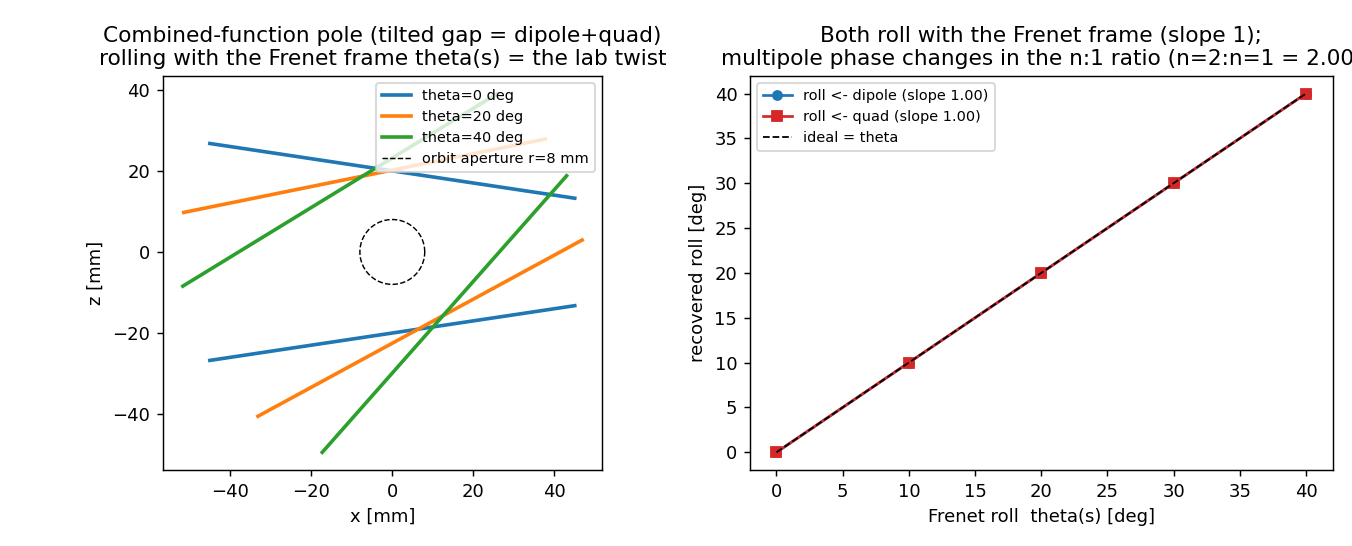

Recreate this plot in Python.
r"""Combined-function magnet on a CURVED orbit: the Frenet sweep is the twist.

THE CONFLUENCE (rung 1-2 + rung 3)
----------------------------------
rung 1-2 (`ffag_sector_two_plane.py`) bent the beam with a pure DIPOLE sector;
rung 3 (`twisting_quadrupole_pole.py`) twisted a pure QUAD on a fixed station.
This file merges them: a COMBINED-FUNCTION magnet (dipole b1 + quad gradient b2
in ONE cross-section) swept along the CURVED orbit it bends.

In the Frenet frame of the orbit the cross-section is FIXED (the design spec:
b1 bends, b2 focuses).  But the Frenet frame ROTATES with the bend -- by the
bend angle theta(s) = s / rho, rho = (B rho) / b1 -- so in the LAB frame the
whole combined-function pole TWISTS by theta(s).  Rung 3's n-fold law then says:

    geometric roll theta  =>  dipole (n=1) multipole phase  psi_1 = theta,
                              quad   (n=2) multipole phase  psi_2 = 2 theta.

So BOTH the dipole and quad ORIENTATIONS track the same Frenet angle theta (the
rigid roll), while their multipole PHASES differ by the factor n (psi_2 = 2 psi_1)
-- the design-primitive surface (Frenet, fixed) reflected into a twisting lab pole.

THE COMBINED-FUNCTION CROSS-SECTION (the new piece)
---------------------------------------------------
The engineering realization is a TILTED-GAP dipole: pole faces z = +-(g/2 - t x),
so the gap g(x) = g0 - 2 t x narrows toward +x and B_z(x) ~ B0 / g(x) carries a
DIPOLE b1 plus a GRADIENT b2 = (relative) the quad.  (rung 1-2 was a flat gap =
pure dipole; this tilts it.)  A 2-D Laplace solve in the aperture (poles at +-Phi0)
recovers b1 AND b2 together.

WHAT IS VERIFIED (ngsolve only, golden-tested)
----------------------------------------------
- the combined-function cross-section: b1 (dipole) + b2 (gradient ~6%) + a small
  b3 (the 1/g curvature, a real magnet shims it);
- the Frenet sweep: rolling the magnet by theta, BOTH the dipole orientation
  (-psi_1) and the quad orientation (-psi_2/2) track theta (slope 1), and the
  quad multipole phase is exactly TWICE the dipole phase (psi_2 = 2 psi_1, the
  n-fold law) -- the lab pole twists by theta(s).

HONEST SCOPE
------------
A pure sector (rigid Frenet roll; no spiral edge, no s-varying gradient).  The
per-station 2-D design is the SLOW-BEND limit; a spiral sector (the pole twist
phi != the orbit bend theta) and an s-ramped (b1(s), b2(s)) combined function are
the extensions, and the fast-twist leaf coupling (when does the per-station 2-D
break) is the next rung.

run:  python combined_function_frenet_sweep.py          # cross-section + Frenet sweep
      python combined_function_frenet_sweep.py --fig      # + figure
"""
import argparse
import json
import math
import os
import sys

import numpy as np

sys.path.insert(0, os.path.dirname(os.path.abspath(__file__)))      # the analyzer

from accel_pole_design import multipoles                            # noqa: E402

G2 = 0.020                 # half-gap (flat-gap value at x=0)
HALF_W = 0.045             # pole half-width (x)
POLE_T = 0.030             # pole thickness (z)
X_AIR = 0.22               # air box half-width (x)
Z_AIR = 0.16               # air box half-height (z)
R_REF = 0.008              # multipole reference-circle radius
TILT = 0.15                # gap-tilt -> the gradient (combined-function quad)
BRHO = 1.0                 # beam rigidity B*rho (normalised) for the bend kinematics


def _pole_face_z(x, tilt):
    """Combined-function pole face: z = g/2 - tilt*x (the tilted gap -> gradient)."""
    return G2 - tilt * x


def build_combined_pole(tilt=TILT, roll_deg=0.0, n_face=40):
    """Full-aperture tilted-gap dipole (top + bottom pole islands), the whole
    magnet ROLLED by roll_deg (the Frenet frame at a station s).  Edges named on
    the unrolled shape (poleT / poleB / far), then rotated (names carry through).
    """
    from netgen.occ import (WorkPlane, OCCGeometry, Axis, Pnt, Z as ZDIR)
    xs = np.linspace(-HALF_W, HALF_W, n_face)
    zf = _pole_face_z(xs, tilt)
    wp = WorkPlane().MoveTo(float(xs[0]), float(zf[0]))
    for xi, zi in zip(xs[1:], zf[1:]):
        wp.LineTo(float(xi), float(zi))
    wp.LineTo(float(HALF_W), G2 + POLE_T)
    wp.LineTo(float(-HALF_W), G2 + POLE_T)
    wp.Close()
    top = wp.Face()
    wp2 = WorkPlane().MoveTo(float(xs[0]), float(-zf[0]))
    for xi, zi in zip(xs[1:], zf[1:]):
        wp2.LineTo(float(xi), float(-zi))
    wp2.LineTo(float(HALF_W), -(G2 + POLE_T))
    wp2.LineTo(float(-HALF_W), -(G2 + POLE_T))
    wp2.Close()
    bot = wp2.Face()
    box = WorkPlane().MoveTo(-X_AIR, -Z_AIR).Rectangle(2 * X_AIR, 2 * Z_AIR).Face()
    air = box - top - bot
    for e in air.edges:
        c = e.center
        if abs(c.x) > X_AIR - 1e-7 or abs(c.y) > Z_AIR - 1e-7:
            e.name = "far"
        elif c.y > 0:
            e.name = "poleT"
        else:
            e.name = "poleB"
    if abs(roll_deg) > 1e-12:
        air = air.Rotate(Axis(Pnt(0, 0, 0), ZDIR), float(roll_deg))
    return OCCGeometry(air, dim=2)


def solve_combined(tilt=TILT, roll_deg=0.0, order=3, maxh=0.006):
    """Laplace solve of the (rolled) combined-function pole; return the lab-frame
    multipoles + the dipole / quad phases."""
    import ngsolve as ng
    from ngsolve import (H1, BilinearForm, GridFunction, grad, dx, TaskManager)
    geo = build_combined_pole(tilt, roll_deg)
    with TaskManager():
        mesh = ng.Mesh(geo.GenerateMesh(maxh=maxh))
        fes = H1(mesh, order=order, dirichlet="poleT|poleB|far")
        u, v = fes.TnT()
        gf = GridFunction(fes)
        gf.Set(mesh.BoundaryCF({"poleT": 1.0, "poleB": -1.0}, default=0.0),
               definedon=mesh.Boundaries("poleT|poleB|far"))
        a = BilinearForm(fes)
        a += grad(u) * grad(v) * dx
        a.Assemble()
        rhs = gf.vec.CreateVector()
        rhs.data = -a.mat * gf.vec
        gf.vec.data += a.mat.Inverse(fes.FreeDofs()) * rhs
        B = -grad(gf)

        def B_perp(x, y):
            vv = B(mesh(x, y))
            return (float(vv[0]), float(vv[1]))

        mp = multipoles(B_perp, R_REF, n_max=8, n_samples=400)
        ne = int(mesh.ne)
    c1 = complex(*mp[1])
    c2 = complex(*mp[2])
    b1 = abs(c1)
    psi1 = math.atan2(c1.imag, c1.real)            # dipole multipole phase
    psi2 = math.atan2(c2.imag, c2.real)            # quad   multipole phase
    return {
        "roll_deg": float(roll_deg), "tilt": float(tilt), "ne": ne,
        "b1": float(b1), "b2_rel": float(abs(c2) / b1),
        "b3_rel": float(abs(complex(*mp[3])) / b1),
        "psi1_deg": float(math.degrees(psi1)),
        "psi2_deg": float(math.degrees(psi2)),
        # the geometric roll recovered from each harmonic (convention sign: the
        # multipole phase turns -n*theta, so theta = -psi_n / n)
        "roll_from_dipole_deg": float(-math.degrees(psi1)),
        "roll_from_quad_deg": float(-0.5 * math.degrees(psi2)),
    }


def frenet_sweep(rolls_deg=(0.0, 10.0, 20.0, 30.0, 40.0), tilt=TILT, order=3):
    """Sweep the Frenet roll theta; confirm BOTH the dipole and quad orientations
    track theta (the rigid Frenet rotation) and the quad multipole-phase CHANGE
    is 2x the dipole's (the n-fold law).  Phases are referenced to theta=0 (the
    magnet's design orientation has its own constant offset -- the dipole points
    'down', psi ~ 180 deg) and np.unwrap'd in theta."""
    rows = [solve_combined(tilt, r, order=order) for r in rolls_deg]
    theta = np.array(rolls_deg, dtype=float)
    psi1 = np.unwrap(np.radians([r["psi1_deg"] for r in rows]))
    psi2 = np.unwrap(np.radians([r["psi2_deg"] for r in rows]))
    dpsi1 = np.degrees(psi1 - psi1[0])             # dipole phase CHANGE from 0
    dpsi2 = np.degrees(psi2 - psi2[0])             # quad   phase CHANGE from 0
    # the geometric roll recovered from each harmonic (phase turns -n*theta):
    dip = -dpsi1
    quad = -0.5 * dpsi2
    slope_dip = float(np.polyfit(theta, dip, 1)[0])
    slope_quad = float(np.polyfit(theta, quad, 1)[0])
    sp1 = float(np.polyfit(theta, dpsi1, 1)[0])
    sp2 = float(np.polyfit(theta, dpsi2, 1)[0])
    phase_ratio = sp2 / sp1 if abs(sp1) > 1e-9 else float("nan")   # n-fold: 2
    return {
        "rows": rows, "theta_deg": theta.tolist(),
        "dipole_roll_deg": dip.tolist(), "quad_roll_deg": quad.tolist(),
        "slope_dipole": slope_dip, "slope_quad": slope_quad,
        "track_err_dipole_deg": float(np.max(np.abs(dip - theta))),
        "track_err_quad_deg": float(np.max(np.abs(quad - theta))),
        "dpsi1_slope": sp1, "dpsi2_slope": sp2,
        "phase_ratio_n2_over_n1": phase_ratio,
    }


def main():
    ap = argparse.ArgumentParser()
    ap.add_argument("--order", type=int, default=3)
    ap.add_argument("--fig", action="store_true")
    args = ap.parse_args()

    print("=" * 76)
    print("Combined-function magnet on a CURVED orbit -- the Frenet sweep IS the twist")
    print("=" * 76)
    base = solve_combined(roll_deg=0.0, order=args.order)
    rho = BRHO / base["b1"]
    print("Cross-section (Frenet frame) -- the combined-function pole:")
    print(f"  main dipole b1              : {base['b1']:.3f}  (ne={base['ne']})")
    print(f"  gradient (quad) b2/b1       : {base['b2_rel']:.4f}  (the tilted gap)")
    print(f"  sextupole b3/b1             : {base['b3_rel']:.3e}  (1/g curvature, shimmable)")
    print(f"  bend radius rho = Brho/b1   : {rho:.4f}  (the dipole bends; theta=s/rho)")

    print("\nThe FRENET sweep -- roll by theta, the lab pole twists:")
    sw = frenet_sweep(tilt=TILT, order=args.order)
    print(f"  {'theta':<8}{'roll<-dipole':<14}{'roll<-quad':<13}")
    for th, do, qo in zip(sw["theta_deg"], sw["dipole_roll_deg"], sw["quad_roll_deg"]):
        print(f"  {th:<8.1f}{do:<14.2f}{qo:<13.2f}")
    print(f"  => dipole orientation tracks theta: slope {sw['slope_dipole']:.3f} "
          f"(err {sw['track_err_dipole_deg']:.2f} deg)")
    print(f"  => quad   orientation tracks theta: slope {sw['slope_quad']:.3f} "
          f"(err {sw['track_err_quad_deg']:.2f} deg)")
    print(f"  => the n-fold law: quad phase change = "
          f"{sw['phase_ratio_n2_over_n1']:.3f} x dipole phase change (ideal 2.000)")
    print("  => the combined-function pole, fixed in the Frenet frame, twists by")
    print("     theta(s) in the lab -- dipole & quad roll together (the Frenet")
    print("     rotation), their multipole phases in the n:1 ratio (the n-fold law).")

    out = {
        "brho": BRHO, "rho": rho, "r_ref": R_REF,
        "base": {k: base[k] for k in base},
        "sweep": {k: sw[k] for k in sw if k != "rows"},
        "sweep_rows": [{k: r[k] for k in r} for r in sw["rows"]],
    }
    jpath = os.path.splitext(os.path.abspath(__file__))[0] + ".json"
    with open(jpath, "w") as f:
        json.dump(out, f, indent=2)
    print(f"\nsaved {jpath}")

    if args.fig:
        _figure(sw, base)


def _figure(sw, base):
    import matplotlib
    matplotlib.use("Agg")
    import matplotlib.pyplot as plt
    fig, ax = plt.subplots(1, 2, figsize=(10.4, 4.2))
    # LEFT: the combined-function pole faces at three Frenet stations (rolled)
    xs = np.linspace(-HALF_W, HALF_W, 60)
    for th, col in ((0.0, "C0"), (20.0, "C1"), (40.0, "C2")):
        ct, st = math.cos(math.radians(th)), math.sin(math.radians(th))
        for sgn in (+1, -1):
            zf = sgn * _pole_face_z(xs, TILT)
            xr = xs * ct - zf * st
            zr = xs * st + zf * ct
            ax[0].plot(xr * 1e3, zr * 1e3, col, lw=2,
                       label=(f"theta={th:.0f} deg" if sgn > 0 else None))
    th = np.linspace(0, 2 * math.pi, 200)
    ax[0].plot(R_REF * 1e3 * np.cos(th), R_REF * 1e3 * np.sin(th), "k--", lw=0.8,
               label=f"orbit aperture r={R_REF*1e3:.0f} mm")
    ax[0].set_aspect("equal")
    ax[0].set_xlabel("x [mm]"); ax[0].set_ylabel("z [mm]")
    ax[0].set_title("Combined-function pole (tilted gap = dipole+quad)\n"
                    "rolling with the Frenet frame theta(s) = the lab twist")
    ax[0].legend(fontsize=8, loc="upper right")
    # RIGHT: dipole & quad orientations track theta; the phase-change ratio is 2
    th = np.array(sw["theta_deg"])
    ax[1].plot(th, sw["dipole_roll_deg"], "o-", color="C0", ms=5,
               label=f"roll <- dipole (slope {sw['slope_dipole']:.2f})")
    ax[1].plot(th, sw["quad_roll_deg"], "s-", color="C3", ms=5,
               label=f"roll <- quad (slope {sw['slope_quad']:.2f})")
    ax[1].plot(th, th, "k--", lw=1, label="ideal = theta")
    ax[1].set_xlabel("Frenet roll  theta(s) [deg]")
    ax[1].set_ylabel("recovered roll [deg]")
    ax[1].set_title(f"Both roll with the Frenet frame (slope 1);\n"
                    f"multipole phase changes in the n:1 ratio "
                    f"(n=2:n=1 = {sw['phase_ratio_n2_over_n1']:.2f})")
    ax[1].legend(fontsize=8)
    fig.tight_layout()
    png = os.path.splitext(os.path.abspath(__file__))[0] + ".png"
    fig.savefig(png, dpi=130)
    print(f"saved {png}")


if __name__ == "__main__":
    main()
